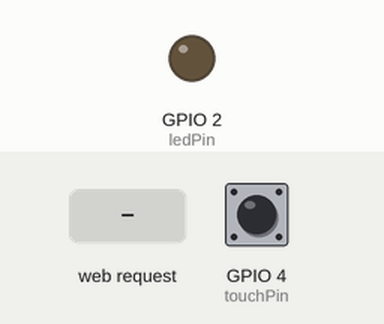
This sketch was run on a simulated ESP32. Parts: output pins drawn as LEDs (lit = HIGH). Dashed ring = blinking. The test bench sets the inputs (shaded band); at power-on: GPIO 4 (touchPin) HIGH. WiFi joins after 1.5 s; servers stay silent unless stated; what the sketch prints to the serial monitor is not drawn.

Above: at 2.7 s.
2.8 s: HTTP request GET /arm received
4.3 s: GPIO 4 (touchPin) pulled LOW for 0.15 s
At 4.55 s:
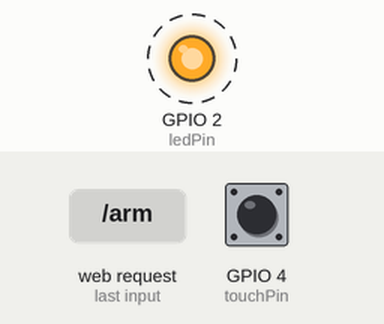
7.3 s: HTTP request GET /disarm received
At 7.3 s:
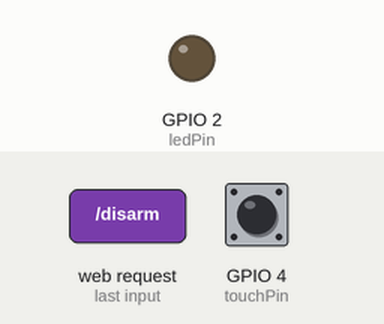
Timing chart, 0 to 10.3 s (numbered marks = the images above; inputs shaded):
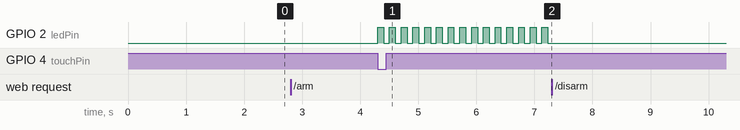

Measured:
- after the input at 2.8 s, every drawn part: stays the same
- after the input at 4.3 s, GPIO 2 (ledPin): alternates HIGH for 0.10 s and LOW for 0.10 s, starting at once
- after the input at 7.3 s, GPIO 2 (ledPin): stops changing and stays LOW

The sketch:

ex08.ino
```cpp
#include <WiFi.h>
#include <WebServer.h>

// Wi-Fi 配置（修改为你的网络信息）
const char* ssid = "70u";
const char* password = "12345678";

// 引脚定义
const int ledPin = 2;       // 报警 LED
const int touchPin = 4;     // 触摸引脚 T0

// 系统状态变量
bool armed = false;         // 是否布防
bool alarming = false;      // 是否正在报警（锁定状态）

// 触摸阈值（通过串口监视器观察触摸值后调整）
const int touchThreshold = 20;

WebServer server(80);

// 网页 HTML（带布防/撤防按钮和状态显示）
const char index_html[] PROGMEM = R"rawliteral(
<!DOCTYPE html>
<html>
<head>
    <meta charset="UTF-8">
    <meta name="viewport" content="width=device-width, initial-scale=1">
    <title>ESP32 安防报警器</title>
    <style>
        body { font-family: Arial; text-align: center; margin-top: 50px; }
        button { font-size: 1.5em; padding: 10px 20px; margin: 10px; }
        .armed { color: red; font-weight: bold; }
        .disarmed { color: green; font-weight: bold; }
    </style>
</head>
<body>
    <h1>🔒 物联网安防报警器</h1>
    <p>系统状态: <span id="state" class="disarmed">未布防</span></p>
    <button onclick="sendCommand('arm')">🔐 布防</button>
    <button onclick="sendCommand('disarm')">🔓 撤防</button>
    <script>
        function sendCommand(cmd) {
            fetch("/" + cmd)
                .then(response => response.text())
                .then(data => {
                    if (cmd === "arm") {
                        document.getElementById("state").innerHTML = "已布防";
                        document.getElementById("state").className = "armed";
                    } else {
                        document.getElementById("state").innerHTML = "未布防";
                        document.getElementById("state").className = "disarmed";
                    }
                });
        }
        // 每秒查询一次当前状态（保持同步）
        setInterval(() => {
            fetch("/status")
                .then(res => res.text())
                .then(status => {
                    if (status === "armed") {
                        document.getElementById("state").innerHTML = "已布防";
                        document.getElementById("state").className = "armed";
                    } else {
                        document.getElementById("state").innerHTML = "未布防";
                        document.getElementById("state").className = "disarmed";
                    }
                });
        }, 1000);
    </script>
</body>
</html>
)rawliteral";

void setup() {
  Serial.begin(115200);

  pinMode(ledPin, OUTPUT);
  digitalWrite(ledPin, LOW);

  // 连接 Wi-Fi
  WiFi.begin(ssid, password);
  Serial.print("Connecting to WiFi");
  while (WiFi.status() != WL_CONNECTED) {
    delay(500);
    Serial.print(".");
  }
  Serial.println("\nWiFi connected");
  Serial.print("IP address: ");
  Serial.println(WiFi.localIP());

  // 配置 Web 路由
  server.on("/", []() {
    server.send(200, "text/html", index_html);
  });
  server.on("/arm", []() {
    armed = true;
    alarming = false;          // 新布防时清除报警锁定
    digitalWrite(ledPin, LOW);
    server.send(200, "text/plain", "Armed");
    Serial.println("System Armed");
  });
  server.on("/disarm", []() {
    armed = false;
    alarming = false;
    digitalWrite(ledPin, LOW);
    server.send(200, "text/plain", "Disarmed");
    Serial.println("System Disarmed");
  });
  server.on("/status", []() {
    if (armed) server.send(200, "text/plain", "armed");
    else server.send(200, "text/plain", "disarmed");
  });

  server.begin();
  Serial.println("HTTP server started");
}

void loop() {
  server.handleClient();

  // 布防且未报警时，检测触摸入侵
  if (armed && !alarming) {
    int touchValue = touchRead(touchPin);
    if (touchValue < touchThreshold) {
      Serial.println("🚨 Intrusion detected!");
      alarming = true;   // 锁定报警
    }
  }

  // 报警闪烁效果（高频闪烁，10Hz）
  if (alarming) {
    static unsigned long lastToggle = 0;
    static bool ledState = false;
    unsigned long now = millis();
    if (now - lastToggle > 100) {  // 100ms 翻转一次
      ledState = !ledState;
      digitalWrite(ledPin, ledState);
      lastToggle = now;
    }
  } else {
    digitalWrite(ledPin, LOW);
  }
}
```
